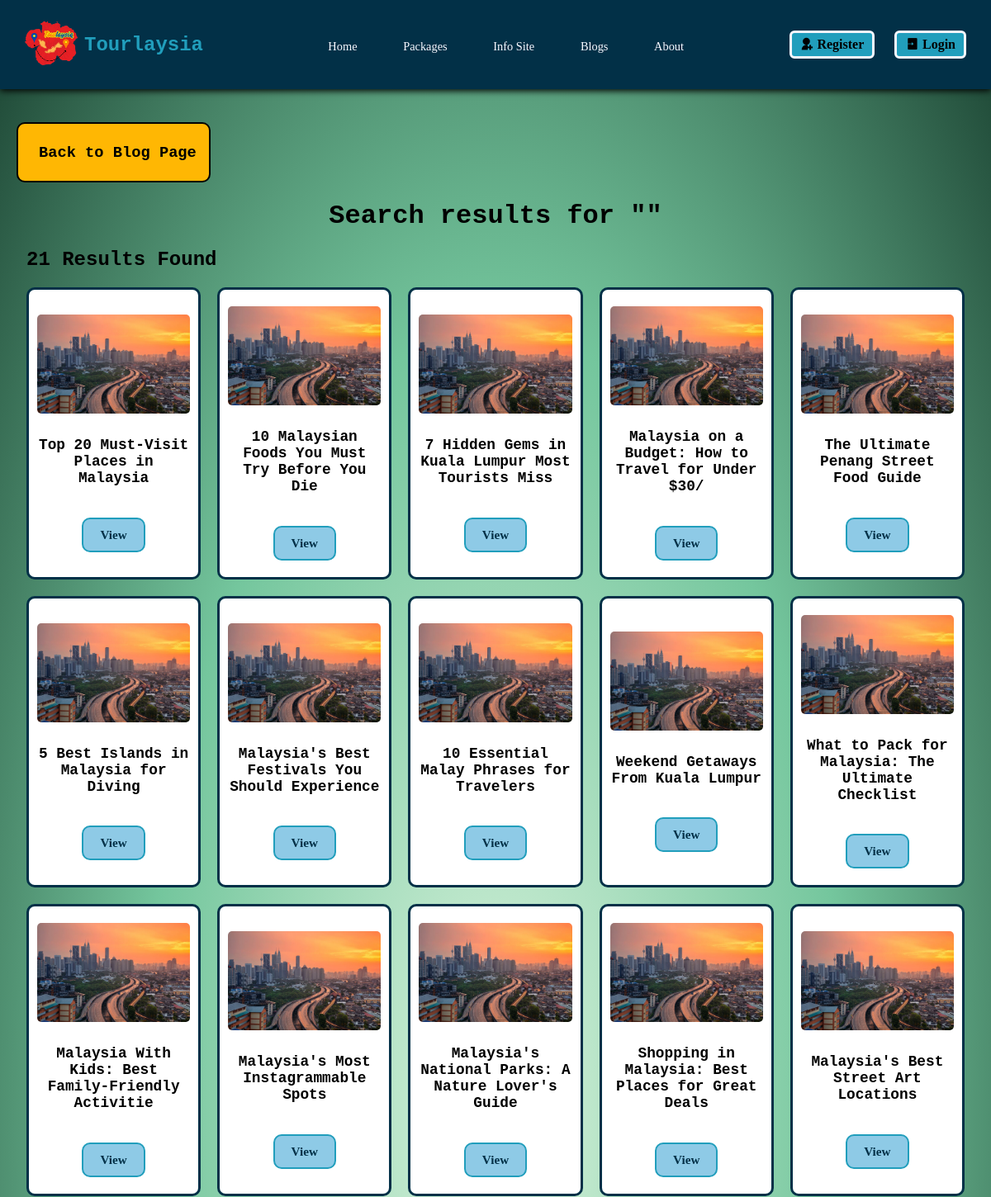
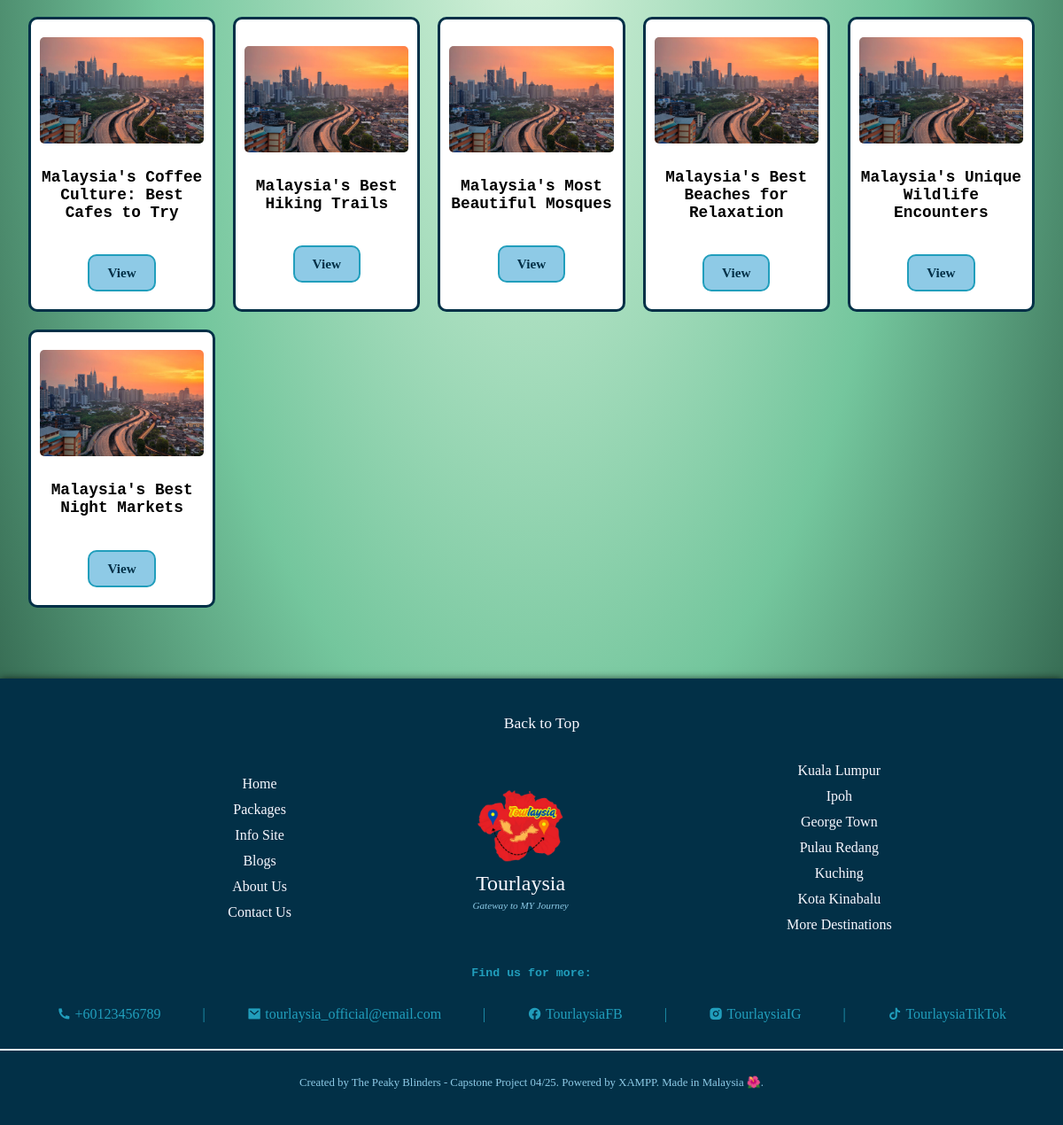
Page /blogSearchResultPage.php on the committed database (2 pictures, top to bottom).
### tables this page shows
CREATE TABLE `blog_t` (
  `blg_ID` varchar(14) NOT NULL,
  `blg_date_create` date NOT NULL,
  `blg_date_edit` date NOT NULL,
  `blg_title` varchar(50) NOT NULL,
  `blg_desc` varchar(100) DEFAULT NULL,
  `blg_cont` longtext NOT NULL,
  `blg_author` varchar(100) NOT NULL,
  `blg_img` longtext DEFAULT NULL
);

### blogSearchResultPage.php (the view, shortened to what this page needs)
<?php
    include('header.php');
    $search = isset($_GET['search']) ? mysqli_real_escape_string($connection, $_GET['search']) : '';
    $sql = "SELECT * FROM blog_t
            WHERE blg_ID LIKE '%$search%'
            OR blg_title LIKE '%$search%'
            OR blg_desc LIKE '%$search%'
            OR blg_cont LIKE '%$search%'
            OR blg_author LIKE '%$search%'";
    $result = mysqli_query($connection, $sql);
    $total = mysqli_num_rows($result);
?>
<!DOCTYPE html>
<html lang="en">
<head>
    <link rel="stylesheet" href="./styles/blogSearchResultPage.css">
</head>
<body>
    <div class="back-nav">
        <button onclick="history.back();">
          <h3>Back to Blog Page</h3>
        </button>
    </div>
    <div class="main">
        <h1>Search results for "<?= htmlspecialchars($search) ?>"</h1>
        <h2><?= $total ?> Results Found</h2>
        <div class="results-grid">
            <?php while ($row = mysqli_fetch_assoc($result)): ?>
                <div class="result-card">
                    <img src="<?php echo $row['blg_img']?>" alt="<?= htmlspecialchars($row['blg_title']) ?>" onerror="this.onerror=null; this.src='./img/placeholder-pic.jpg'">
                    <h3><?= htmlspecialchars($row['blg_title']) ?></h3>
                    <form action="blogContentPage.php" method="GET">
                        <button class="view-btn"  type="submit">View</button>
                    </form>
                </div>
            <?php endwhile; ?>
        </div>
    </div>
<?php include 'footer.php'; ?>
</body>
</html>

### styles/styles.css (style rules this page uses)
body { background: radial-gradient(#d8f3dc, #74c69d, #1b4332); margin: 0; }
h1, h2, h3, h4, h5, h6 { font-family: Rockwell, Courier Bold, Courier, Georgia, Times, Times New Roman, serif; }
p, span, a, ul, ol, button, input, select, textarea, table, tr, th, td { font-family: Lucida Bright, Georgia, serif; }

### styles/blogSearchResultPage.css (style rules this page uses)
h1, h2, h3, h4, h5, h6 { font-family: "Rockwell", "Rockwell Nova", "Courier Bold", Courier, Georgia, serif; }
.main { margin: 0 2em 5em 2em; }
.main h1 { text-align: center; }
.back-nav { margin-left: 20px; }
.back-nav button { display: flex; font-size: 1em; text-decoration: none; color: #000; border: 2px solid #000; background-color: #FFB703; padding: 5px 15px; border-radius: 10px; cursor: pointer; align-items: center; }
.back-nav button h3 { margin-left: 10px; }
.results-grid { display: grid; grid-template-columns: repeat(5, 1fr); gap: 20px; }
.result-card { display: flex; flex-direction: column; align-items: center; justify-content: center; text-align: center; gap: 10px; padding: 20px 10px; border: 3px solid #023047; border-radius: 10px; background-color: white; cursor: pointer; font-size: 0.95em; transition: all 0.2s ease; text-decoration: none; color: #000; }
.result-card img { height: 120px; width: 100%; object-fit: cover; border-radius: 5px; }
.view-btn { background-color: #8ecae6; color: #023047; border: 2px solid #219ebc; padding: 10px 20px; font-size: 1em; font-weight: bold; border-radius: 10px; cursor: pointer; transition: all 0.3s ease; margin-top: 10px; text-decoration: none; }

### rows in the picture
blog_t: blg_title "Top 20 Must-Visit Places in Malaysia"
blog_t: blg_title "10 Malaysian Foods You Must Try Before You Die"
blog_t: blg_title "7 Hidden Gems in Kuala Lumpur Most Tourists Miss"
blog_t: blg_title (placeholder picture), blg_title "Malaysia on a Budget: How to Travel for Under $30/"
blog_t: blg_title "The Ultimate Penang Street Food Guide"
blog_t: blg_title "5 Best Islands in Malaysia for Diving"
blog_t: blg_title "Malaysia's Best Festivals You Should Experience"
blog_t: blg_title "10 Essential Malay Phrases for Travelers"
blog_t: blg_title "Weekend Getaways From Kuala Lumpur"
blog_t: blg_title "What to Pack for Malaysia: The Ultimate Checklist"
blog_t: blg_title "Malaysia With Kids: Best Family-Friendly Activitie"
blog_t: blg_title "Malaysia's Most Instagrammable Spots"
blog_t: blg_title "Malaysia's National Parks: A Nature Lover's Guide"
blog_t: blg_title "Shopping in Malaysia: Best Places for Great Deals"
blog_t: blg_title "Malaysia's Best Street Art Locations"
blog_t: blg_title "Malaysia's Coffee Culture: Best Cafes to Try"
blog_t: blg_title "Malaysia's Best Hiking Trails"
blog_t: blg_title "Malaysia's Most Beautiful Mosques"
blog_t: blg_title "Malaysia's Best Beaches for Relaxation"
blog_t: blg_title "Malaysia's Unique Wildlife Encounters"
blog_t: blg_title "Malaysia's Best Night Markets"

### other values in the picture
$total "21"
